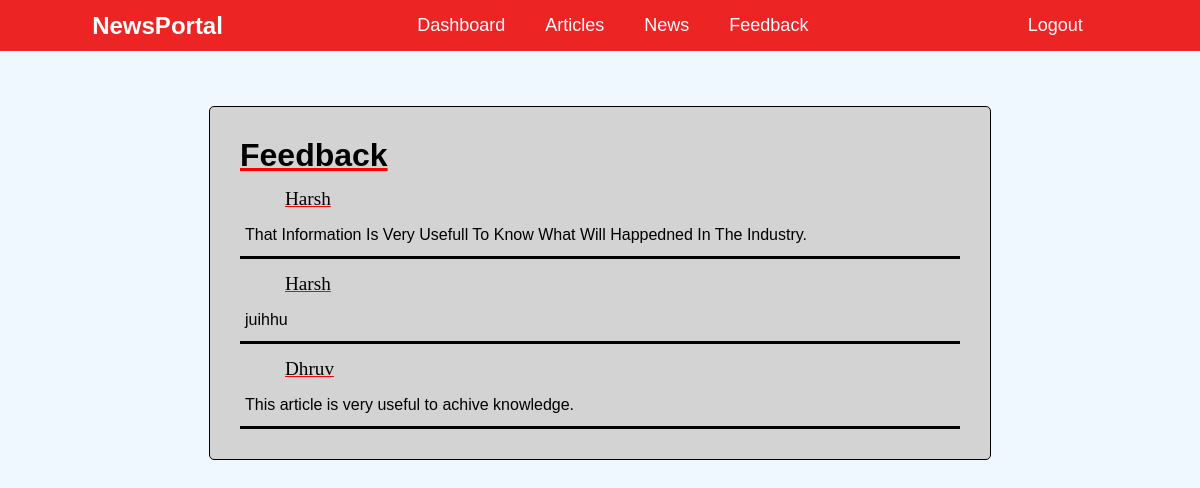
Page /feedback.php on the committed database.
### tables this page shows
CREATE TABLE IF NOT EXISTS `feedback` (
  `id` int NOT NULL AUTO_INCREMENT,
  `username` varchar(222) NOT NULL,
  `message` varchar(222) NOT NULL,
  PRIMARY KEY (`id`)
);

### feedback.php (the view, shortened to what this page needs)
<?php
include('../connection.php');
include('navbar.php');
?>
<!DOCTYPE html>
<html lang="en">
<head>
  <link rel="stylesheet" href="admin.style.css">
</head>
<body>
  <br><br><br>
  <div class="ad-main-head-div">
    <h1 class="head-text">Feedback</h1>
    <?php
    $q = "select * from feedback";
    $sql = mysqli_query($conn, $q);
    while ($raw = mysqli_fetch_assoc($sql)) {
      $message = $raw['message'];
      $username = $raw['username'];
      echo '
    <div class="ad-head-middle-div">
    <p class="feedback-textdesign">
    <ion-icon name="person" style="height:40px;width:30px"></ion-icon> ' . $username . '
    </p>
    <p class="feedback-text">
      ' . $message . '
       </p>
      </div>
    ';
    }
    ?>
  </div>
</body>
</html>

### navbar.php (shortened to what this page needs)
<!DOCTYPE html>
<html lang="en">
<head>
</head>
<body>
  <nav class="navbar">
    <div class="main-nav-div">
      <h1 class="heading-text">NewsPortal</h1>
      <ul
        style="
            display: flex;
            list-style: none;
            gap: 20px;
            align-items: center;
          "
        class="hideUl">
        <li><a href="dashboard.php" class="nav-link-btn">Dashboard</a></li>
        <li><a href="article.php" class="nav-link-btn">Articles</a></li>
        <li><a href="News.php" class="nav-link-btn">News</a></li>
        <li><a href="feedback.php" class="nav-link-btn">Feedback</a></li>
      </ul>
      <ul class="link-btn-nav">
        <li ><a href="logout.php" class="nav-link-btn" >Logout</a></li>
      </ul>
    </div>
  </nav>
</body>
</html>

### admin.style.css (style rules this page uses)
* { margin: 0; padding: 0; box-sizing: border-box; font-family: "urbaniest" sans-serif; }
body { background-color: #f1f1f1; }
body { display: flex; justify-content: center; align-items: center; flex-direction:column ; }

### navbar.php (style rules this page uses)
* { padding: 0; margin: 0; box-sizing: border-box; }
.navbar { background-color: rgb(237, 36, 36); width: 100%; border-bottom: 1px solid white; position: relative; z-index: 10; }
.link-btn-nav { display: flex; align-items: center; padding: 15px; gap: 20px; list-style: none; }
.main-nav-div { display: flex; justify-content: space-around; align-items: center; }
.heading-text { font-family: cambeia, sans-serif; font-size: 1.5rem; color: white; }

### feedback.php (style rules this page uses)
body { background-color: aliceblue; }
.ad-main-head-div { border: 1px solid black; padding: 30px; background-color: lightgray; border-radius: 5px; }
.ad-head-middle-div { padding: 5px; border-bottom: 3px solid black; width: 60vw; line-height: 2; }
.feedback-textdesign { display: flex; align-items: center; font-size: larger; gap: 10px; text-decoration:underline solid red; font-family: Cambria, Cochin, Georgia, Times, 'Times New Roman', serif; text-transform: capitalize; }
.feedback-text { font-family: Arial, Helvetica, sans-serif; }
.head-text { text-decoration: underline red; font-family: Arial, Helvetica, sans-serif; }

### rows in the picture
feedback: username "Harsh", message "That Information Is Very Usefull To Know What Will Happedned In The Industry."
feedback: username "Harsh", message "juihhu"
feedback: username "Dhruv", message "This article is very useful to achive knowledge."
